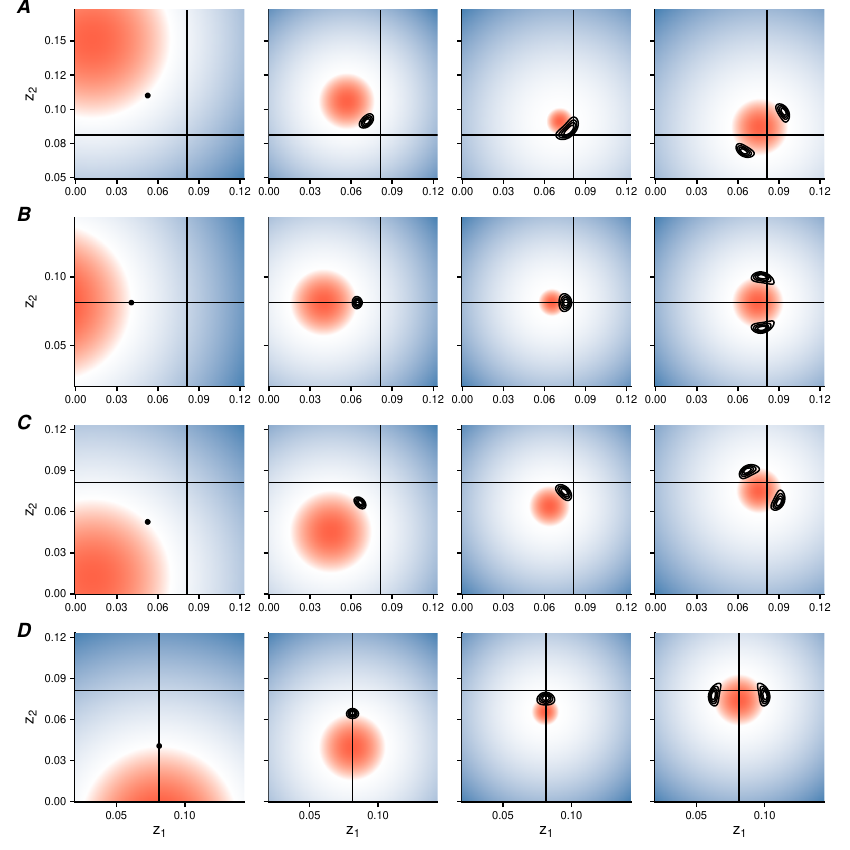

This chart was generated by the following R code:
library(tidyverse)

ess <- 0.0813

c_x = 0.9; d_x = 1.65; b_x = 1.05;
b_y = b_x; c_y = c_x; d_y = d_x;	
ax = 1; ay = 1;
s = 100;

Bx <- function(x.mx, family) { 
  if (family == "power") { 
    benefits <- t((x.mx+t(x.mx))^alpha_x) 
    return(benefits)
  } else if (family == "quadratic") {
    benefits <- t((x.mx+t(x.mx))-b_x*(x.mx+t(x.mx))^2) 
    maxbx <- 1/(2*b_x) # coordinates of inflexion point
    benefits[x.mx+t(x.mx) >= maxbx] <- 1/(4*b_x)
    return(benefits)
  } else if (family == "mm") {
    benefits <- t(b1_x*(x.mx+t(x.mx))/(b2_x+(x.mx+t(x.mx))))
    return(benefits)
  }
}
By <- function(y.mx, family) { 
  if (family == "power") {
    benefits <- t((y.mx+t(y.mx))^alpha_y) 
    return(benefits)
  } else if (family == "quadratic") {
    benefits <- t((y.mx+t(y.mx))-b_y*(y.mx+t(y.mx))^2) 
    maxby <- 1/(2*b_y) # coordinates of inflexion point
    benefits[y.mx+t(y.mx) >= maxby] <- 1/(4*b_y)
    return(benefits) 
  } else if (family == "mm") {
    benefits <- t(b1_y*(y.mx+t(y.mx))/(b2_y+(y.mx+t(y.mx))))
    return(benefits)
  }
}
Cx <- function(x.ax, family) { 
  if (family == "power") {
    costs <- gamma_x*x.ax^beta_x     
    return(costs)
  } else if (family == "quadratic") {
    costs <- c_x * (x.ax - d_x * x.ax^2)
    maxcx <- 1/(2*d_x) # coordinates of inflexion point
    costs[x.ax >= maxcx] <- c_x/(4*d_x)
    return(costs)
  } else if (family == "mm") {
    costs <- c1_x*x.ax / (c2_x+x.ax)
    return(costs)
  }
}
Cy <- function(y.ax, family) { 
  if (family == "power") {
    costs <- gamma_y*y.ax^beta_y 
    return(costs)
  } else if (family == "quadratic") {
    costs <- c_y * (y.ax - d_y * y.ax^2) 
    maxcy <- 1/(2*d_y) # coordinates of inflexion point
    costs[y.ax >= maxcy] <- c_y/(4*d_y)
    return(costs)
  } else if (family == "mm") {
    costs <- c1_y*y.ax / (c2_y+y.ax)
    return(costs)
  }
}

directories <- dir("./2020-03-25 PDE/", pattern = paste0("zeta=2e-07_s=", s, "_mu=0.001"))

times <- c(0, 250, 350, 550)

angles_list <- vector(mode = "list", length = length(directories))

for(angle in 1:length(angles_list)){
  dir <- directories[angle]
  
  plot_list <- vector(mode = "list", length = length(times))
  
  for(i in 1:length(times)){
    timepoint <- readRDS(paste0("./2020-03-25 PDE/", dir, "/", times[i], "_full_population"))
    f <- timepoint[[1]]
    x.ax <- timepoint[[2]]
    y.ax <- timepoint[[3]]
    
    # Calculate fitness landscape
    grid <- length(x.ax)
    x.mx <- matrix(rep(x.ax,times=grid),grid,grid) # phenotype space matrix (x coordinate)
    y.mx <- matrix(rep(y.ax,each =grid),grid,grid) # (y coordinate)
    bx <- Bx(x.mx, "quadratic")
    cx <- Cx(x.ax, "quadratic")
    by <- By(y.mx, "quadratic")
    cy <- Cy(y.ax, "quadratic")
    xf <- apply(f,1,sum) # marginal distribution of population along x axis
    pix <- matrix(rep(apply(bx*xf, 2, sum) - cx, times = grid), grid, grid) # benefit - cost. bx*xf is frequency of each type of partner times their benefits.
    yf <- apply(f,2,sum)
    piy <- matrix(rep(apply(by*yf, 2, sum) - cy, each  = grid), grid, grid)
    pi <- ax*pix + ay*piy # payoff
    w <- s*pi; w[w<0] <- 0; # modified fdot
    mw <- sum(w*f) # mean fitness
    dw <- w-mw
    maxdw = max(dw)
    mindw <- min(dw)
    dw[dw<(-maxdw)] <- maxdw
    
    rownames(dw) <- x.ax
    colnames(dw) <- y.ax
    dw_long <- as.data.frame.table(dw, responseName = "fitness")
    colnames(dw_long) <- c("x", "y", "fitness")
    dw_long <- tibble(dw_long) %>% 
      mutate(x = as.numeric(as.character(x)), y = as.numeric(as.character(y)))
    
    rownames(f) <- x.ax
    colnames(f) <- y.ax
    f_long <- as.data.frame.table(f, responseName = "frequency")
    colnames(f_long) <- c("x", "y", "frequency")
    f_long <- tibble(f_long) %>% 
      mutate(x = as.numeric(as.character(x)), y = as.numeric(as.character(y)))
    
    
    dw_long <- dw_long %>% mutate(fitness2 = if_else(fitness > 0, 1, 0))
    
    # Plot
    ggplot() +
      geom_raster(data = dw_long, aes(x = x, y = y, fill = fitness)) +
      scale_fill_gradientn(
        colors = c("tomato","white","steelblue"),
        values = scales::rescale(c(mindw,0,maxdw)),
        limits = c(mindw,maxdw)
      ) +
      geom_contour(data = f_long, aes(x = x, y = y, z = frequency), color = "black", bins = 6) +
      cowplot::theme_cowplot() +
      theme(legend.position = "none",
            axis.text = element_text(size = 8),
            axis.title = element_text(size = 9),
            aspect.ratio = 1) +
      scale_x_continuous(expand = expansion(0,0),
                         labels = scales::label_number(accuracy = 0.01)) +
      scale_y_continuous(expand = expansion(0,0),
                         labels = scales::label_number(accuracy = 0.01)) +
      geom_hline(yintercept = ess) +
      geom_vline(xintercept = ess) +
      xlab(NULL) + ylab(NULL) -> plot
    
    if (i == 1) {
      plot <- plot + theme(axis.title.y = element_text(size = 11)) + labs(y = expression(z[2]))
      if(angle == 1) plot <- plot + labs(tag = "A")
      if(angle == 2) plot <- plot + labs(tag = "B")
      if(angle == 3) plot <- plot + labs(tag = "C")
      if(angle == 4) plot <- plot + labs(tag = "D")
      }
    if(i > 1) plot <- plot + theme(axis.text.y = element_blank())
    if(angle == 4) plot <- plot + theme(axis.title.x = element_text(size = 11)) + labs(x = expression(z[1]))
    
    
    plot_list[[i]] <- plot
  }
  angles_list[[angle]] <- plot_list
}


plot_pde <- egg::ggarrange(angles_list[[1]][[1]], angles_list[[1]][[2]], 
               angles_list[[1]][[3]], angles_list[[1]][[4]], 
               angles_list[[2]][[1]], angles_list[[2]][[2]], 
               angles_list[[2]][[3]], angles_list[[2]][[4]],
               angles_list[[3]][[1]], angles_list[[3]][[2]], 
               angles_list[[3]][[3]], angles_list[[3]][[4]],
               angles_list[[4]][[1]], angles_list[[4]][[2]], 
               angles_list[[4]][[3]], angles_list[[4]][[4]],
               nrow = 4, ncol = 4,
               labels = c("A", "", "", "",
                          "B", "", "", "",
                          "C", "", "", "",
                          "D", "", "", "")
)


ggsave(filename = "./2020-03-25 PDE/plot_pde_2.pdf",
       plot = plot_pde,
       width = 8.5, height = 8.5)
